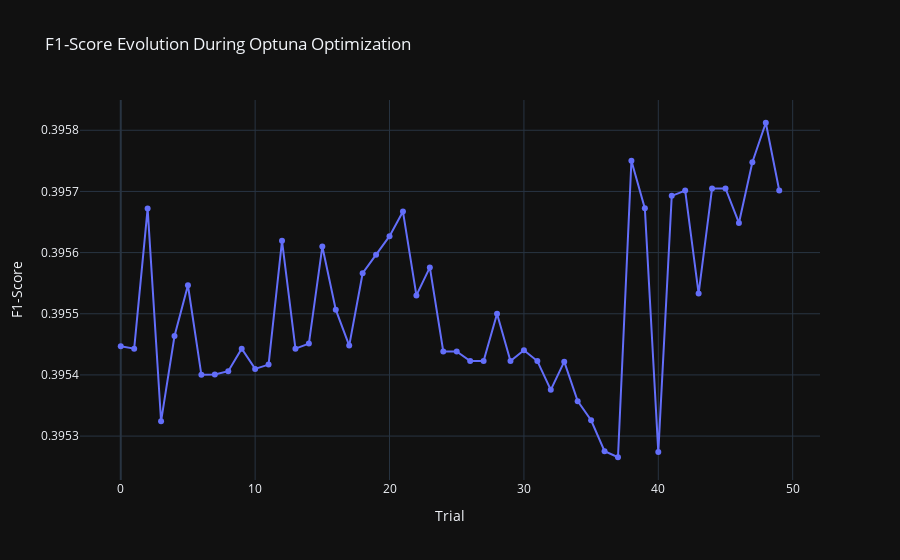

This figure's notebook cell:
### Code cell
visualizations['f1_score_evolution']

### Figure 1 — Plotly figure (JSON) as saved in the notebook; plotly's stock layout.template omitted (floating-point values rounded to 4 significant figures)
{"data": [{"mode": "lines+markers", "name": "F1-score", "type": "scatter", "x": [0, 1, 2, 3, 4, 5, 6, 7, 8, 9, 10, 11, 12, 13, 14, 15, 16, 17, 18, 19, 20, 21, 22, 23, 24, 25, 26, 27, 28, 29, 30, 31, 32, 33, 34, 35, 36, 37, 38, 39, 40, 41, 42, 43, 44, 45, 46, 47, 48, 49], "y": [0.3954, 0.3954, 0.3957, 0.3953, 0.3955, 0.3955, 0.3954, 0.3954, 0.3954, 0.3954, 0.3954, 0.3954, 0.3956, 0.3954, 0.3955, 0.3956, 0.3955, 0.3954, 0.3956, 0.3956, 0.3956, 0.3957, 0.3955, 0.3956, 0.3954, 0.3954, 0.3954, 0.3954, 0.3955, 0.3954, 0.3954, 0.3954, 0.3954, 0.3954, 0.3954, 0.3953, 0.3953, 0.3953, 0.3958, 0.3957, 0.3953, 0.3957, 0.3957, 0.3955, 0.3957, 0.3957, 0.3956, 0.3957, 0.3958, 0.3957]}], "layout": {"title": {"text": "F1-Score Evolution During Optuna Optimization"}, "xaxis": {"title": {"text": "Trial"}}, "yaxis": {"title": {"text": "F1-Score"}}}}
